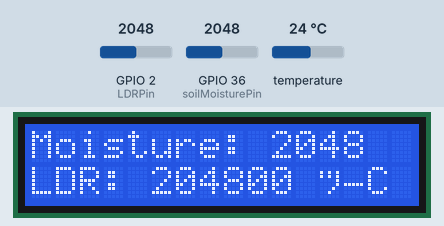
Bench run of a sketch on a simulated ESP32. Parts: 16×2 character LCD. The inputs (shaded band) are chosen by the test bench; at power-on: GPIO 2 (LDRPin) = 2048, GPIO 36 (soilMoisturePin) = 2048, temperature 24 °C. Nothing arrives over Bluetooth unless stated; what the sketch prints to the serial monitor is not drawn.

Above: at 1.4 s.
1.5 s: GPIO 2 (LDRPin) set to 2866
At 4.8 s:
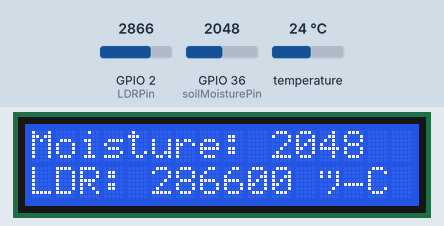
5.1 s: GPIO 36 (soilMoisturePin) set to 2866
At 7.3 s:
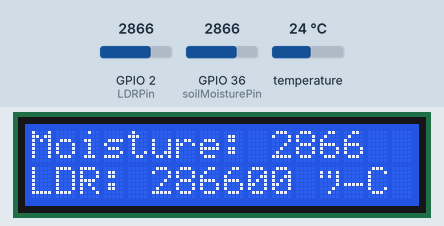
8.7 s: GPIO 2 (LDRPin) set to 3603
At 9.6 s:
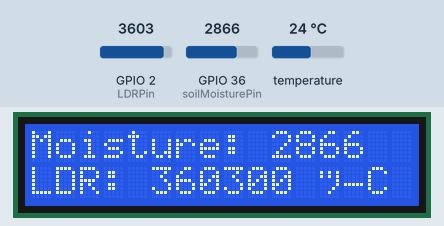
12.3 s: GPIO 36 (soilMoisturePin) set to 3603
At 15.5 s:
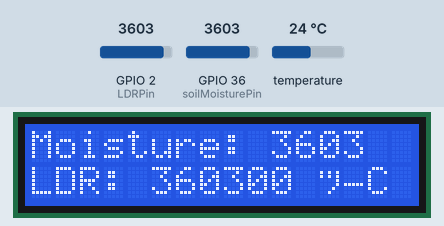
16.4 s: GPIO 2 (LDRPin) set to 4095
At 19.1 s:
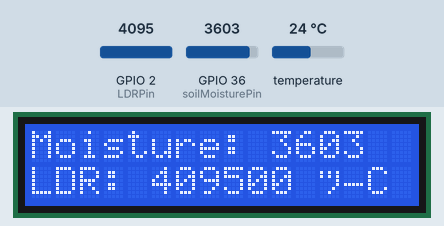
20.0 s: GPIO 36 (soilMoisturePin) set to 4095
At 23.8 s:
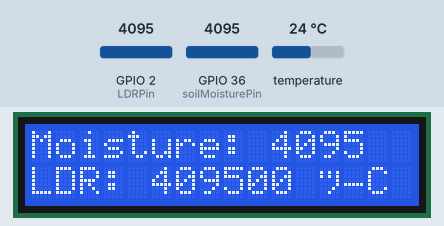
Timing chart, 0 to 25.3 s (numbered marks = the images above; inputs shaded):
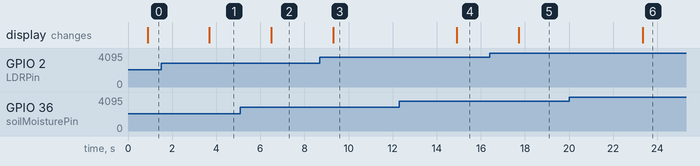

Measured:
- after the input at 1.5 s, the display: changes after 2.2 s (image 1)
- after the input at 5.1 s, the display: changes after 1.4 s (image 2)
- after the input at 8.7 s, the display: changes after 0.60 s (image 3)
- after the input at 12.3 s, the display: changes after 2.6 s (image 4)
- after the input at 16.4 s, the display: changes after 1.3 s (image 5)
- after the input at 20.0 s, the display: changes after 3.3 s (image 6)

The sketch:

moisture-lcd-temp-ldr-blue-alone-1.ino
```cpp
#include <Arduino.h>
#include <Wire.h> // Wire library for I2C communication
#include <LiquidCrystal_I2C.h> // Library for I2C LCD
#include <OneWire.h> // Library for OneWire communication
#include <DallasTemperature.h> // Library for DS18B20 temperature sensor
#include <BluetoothSerial.h> // Library for Bluetooth Serial

// Constants
const int soilMoisturePin = A0; // Analog pin for soil moisture sensor
const int LDRPin = 2; // Analog pin for Light Dependent Resistor (LDR)
const int temperatureSensorPin = 17; // Digital pin for DS18B20 temperature sensor

// Bluetooth setup
BluetoothSerial SerialBT;

OneWire oneWire(temperatureSensorPin);
DallasTemperature DS18B20(&oneWire);

// Initialize the LCD module
LiquidCrystal_I2C lcd(0x27, 16, 2); // Change the address (0x27) if needed

void setup() {
  Serial.begin(9600);
  pinMode(soilMoisturePin, INPUT);
  pinMode(LDRPin, INPUT);

  // Initialize the LCD module
  lcd.begin(); // Adjust the column and row size according to your LCD module
  lcd.backlight(); // Turn on the LCD backlight

  // Initialize the temperature sensor
  DS18B20.begin();

  // Bluetooth setup
  SerialBT.begin("ESP32-Bluetooth"); // Change the name to your desired name
  Serial.println("Bluetooth device ready for pairing.");
}

void loop() {
  // Read soil moisture sensor
  int soilMoistureValue = analogRead(soilMoisturePin);

  // Read temperature from DS18B20 sensor
  DS18B20.requestTemperatures();
  float temperatureC = DS18B20.getTempCByIndex(0);

  // Read Light Dependent Resistor (LDR) value
  int ldrValue = analogRead(LDRPin);

  // Check if Bluetooth device is connected and read commands
  if (SerialBT.available()) {
    char command = SerialBT.read();
    if (command == '1') { // Turn on the system (send '1' from the Bluetooth device to turn on the system)
      // Add your code here to turn on the system
    } else if (command == '0') { // Turn off the system (send '0' from the Bluetooth device to turn off the system)
      // Add your code here to turn off the system
    }
  }

  // Print the soil moisture value, temperature, and LDR value to the Serial monitor
  Serial.print("Soil Moisture: ");
  Serial.print(soilMoistureValue);
  Serial.print(", Temperature: ");
  Serial.print(temperatureC);
  Serial.print(" °C, LDR Value: ");
  Serial.println(ldrValue);

  // Display the sensor data on the LCD
  lcd.clear(); // Clear the LCD screen

  lcd.setCursor(0, 0); // Set the cursor to the first column of the first row
  lcd.print("Moisture: ");
  lcd.print(soilMoistureValue); // Display the soil moisture value

  lcd.setCursor(0, 1); // Set the cursor to the first column of the second row
  lcd.print("Temp: ");
  lcd.print(temperatureC); // Display the temperature value
  lcd.print(" °C ");

  lcd.setCursor(0, 2); // Set the cursor to the first column of the third row
  lcd.print("LDR: ");
  lcd.print(ldrValue); // Display the LDR value

  // Send the sensor data to the Bluetooth device
  SerialBT.print("Moisture: ");
  SerialBT.print(soilMoistureValue);
  SerialBT.print(", Temperature: ");
  SerialBT.print(temperatureC);
  SerialBT.print(" °C, LDR Value: ");
  SerialBT.println(ldrValue);

  // Perform the actions based on the system state (ON/OFF)
  // For example, you can control relays or other components
  // based on the sensor readings and Bluetooth commands.

  // Add a delay before taking the next sensor reading
  delay(2000); // You can adjust the delay interval as needed
}
```
